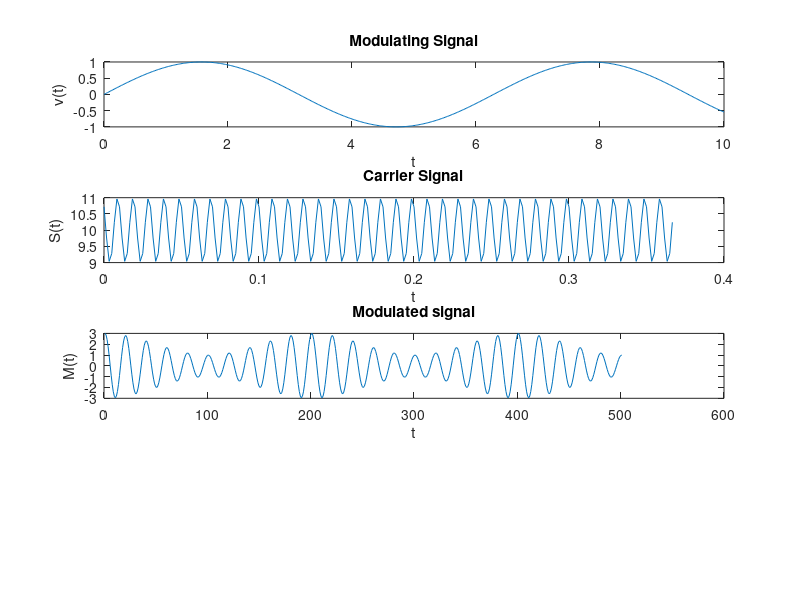

This figure's MATLAB source: (Note: this script raises an error after producing the figure.)
%Modulating Signal
x = 0:0.02:10;
y = sin(x);
subplot(4,1,1)
plot(x,y);
title('Modulating Signal')
xlabel('t')
ylabel('v(t)')
%Carrier Wave
Period=1/30; % 30 hz
Ts = 0.05*Period;
Fs = 1/Ts;   % Sampling frequency
t=0:Ts:11*Period;
L = length(t);             % Length of signal
S=10+cos(2*pi*100*t+44/180*pi);        % signal generation
subplot(4,1,2)
plot(t,S)
title('Carrier Signal')
xlabel('t')
ylabel('S(t)')
%modulated signal
Ac=2; %carrier amplitude
Am=.5; %message signal amplitude
t=0:0.1:50;
ct=Ac*cos(2*pi*0.5*t); %carrier signal wave
mt=Am*cos(2*pi*.05*t); %message signal wave
MS=ct.*(1+1*mt); %1 being modulation index
subplot(4,1,3);
plot(MS);
title('Modulated signal')
xlabel('t')
ylabel('M(t)')
%Single Sideband Modulation 
m = cos(2 * pi * 0.5 * t); 
sb = m .* cos(2 * pi * 0.5 * t) - m .* sin(2 * pi * 0.5 * t);
subplot(3,1,4)
plot(sb)
title('Single SideBand Modulation');
xlabel('Time(sec)');
ylabel('Amplitude');